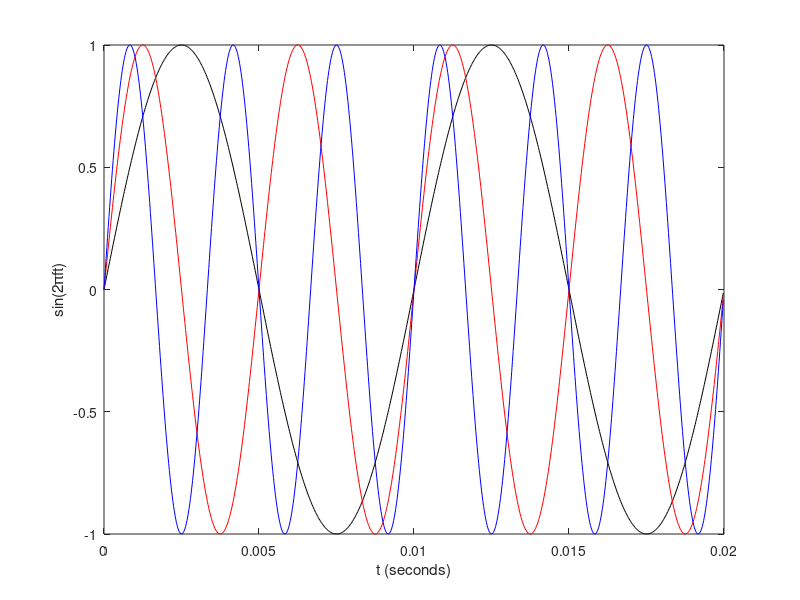

Write the MATLAB code that produced this figure. (Note: this script raises an error after producing the figure.)
clear all;
close all;

Fs = 44100;
tmax = 5; 
freqs = [100 200 300];

dt = 1/Fs;
t = 0:dt:tmax;

tones = sin(2 * pi * kron(freqs', t));

% plot first 2 periods of the component of the lowest frequency
nsamples = (1 / min(freqs) * 2) * Fs;
figure;
plot(t(1:nsamples), tones(1, 1:nsamples), 'k-'); hold on;
plot(t(1:nsamples), tones(2, 1:nsamples), 'r-');
plot(t(1:nsamples), tones(3, 1:nsamples), 'b-');
xlabel('t (seconds)');
ylabel('sin(2\pift)');
legend('f=100Hz', 'f=200Hz', 'f=300Hz', 1);

% obtain frequency components on a row, i.e., 2nd dimension or tones(i, :)
spectrum = fft(tones, Fs, 2);

% show spectrum on a figure (with 3 sub-figures)
f = -Fs/2:Fs/2-1;
spectrum = fftshift(spectrum, 2);
figure;
subplot(3, 1, 1);
semilogy(f, abs(spectrum(1, :)));
xlabel('f (Hz)');
ylabel('Magnitude');
title ('Spectrum of sin(2\pi100t)');
subplot(3, 1, 2);
semilogy(f, abs(spectrum(2, :)));
xlabel('f (Hz)');
ylabel('Magnitude');
title ('Spectrum of sin(2\pi200t)');
subplot(3, 1, 3);
semilogy(f, abs(spectrum(3, :)));
xlabel('f (Hz)');
ylabel('Magnitude');
title ('Spectrum of sin(2\pi300t)');

% zoom in on the above figure
idxselection = - (max(freqs) + 100) < f & f < (max(freqs) + 100);
figure;
subplot(3, 1, 1);
semilogy(f(idxselection), abs(spectrum(1, idxselection)));
xlabel('f (Hz)');
ylabel('Magnitude');
title ('Spectrum of sin(2\pi100t)');
subplot(3, 1, 2);
semilogy(f(idxselection), abs(spectrum(2, idxselection)));
xlabel('f (Hz)');
ylabel('Magnitude');
title ('Spectrum of sin(2\pi200t)');
subplot(3, 1, 3);
semilogy(f(idxselection), abs(spectrum(3, idxselection)));
xlabel('f (Hz)');
ylabel('Magnitude');
title ('Spectrum of sin(2\pi300t)');

% add all three togeter
savedtones = tones;
tones = sum(tones, 1);

% plot up to 2 periods of the component of the lowest frequency
figure;
plot(t(1:nsamples), tones(1:nsamples));
xlabel('t (seconds)');
ylabel('sin(2\pi100t) + sin(2\pi200t) + sin(2\pi300t)');
title('sin(2\pi100t) + sin(2\pi200t) + sin(2\pi300t) vs t');

% obtain frequency components 
spectrum = fft(tones, Fs);

% show spectrum on a figure 
f = -Fs/2:Fs/2-1;
spectrum = fftshift(spectrum);
figure;
semilogy(f, abs(spectrum));
xlabel('f (Hz)');
ylabel('Magnitude');
title ('Spectrum of sin(2\pi100t) + sin(2\pi200t) + sin(2\pi300t)');

% zoom in on the above figure
idxselection = - (max(freqs) + 100) < f & f < (max(freqs) + 100);
figure;
semilogy(f(idxselection), abs(spectrum(1, idxselection)));
xlabel('f (Hz)');
ylabel('Magnitude');
title ('Spectrum of sin(2\pi100t) + sin(2\pi200t) + sin(2\pi300t)');

% apply bandpass filter to extract 200 Hz component
component200hz = fftbpfilter(tones, Fs, Fs, 199, 201);

% show up to 2 periods of the component of the lowest frequency and
% comparing with original signal
figure;
subplot(2, 1, 1);
plot(t(1:nsamples), component200hz(1:nsamples));
xlabel('t (seconds)');
ylabel('200Hz Component');
title('200Hz Component');
subplot(2, 1, 2);
plot(t(1:nsamples), savedtones(2, 1:nsamples));
xlabel('t (seconds)');
ylabel('sin(2\pi200t)');
title('sin(2\pi200t) vs t');

% apply low pass filter to anything below 200 Hz
componentbelow200hz = fftlpfilter(tones, Fs, Fs, 200);

% show up to 2 periods of the component of the lowest frequency and
% comparing with original signal
figure;
subplot(2, 1, 1);
plot(t(1:nsamples), componentbelow200hz(1:nsamples));
xlabel('t (seconds)');
ylabel('Component below 200Hz');
title('Component below 200Hz');
subplot(2, 1, 2);
plot(t(1:nsamples), savedtones(1, 1:nsamples));
xlabel('t (seconds)');
ylabel('sin(2\pi100t)');
title('sin(2\pi100t) vs t');

% apply low pass filter to anything above 200 Hz
componentabove200hz = ffthpfilter(tones, Fs, Fs, 200);
% show up to 2 periods of the component of the lowest frequency and
% comparing with original signal
figure;
subplot(2, 1, 1);
plot(t(1:nsamples), componentabove200hz(1:nsamples));
xlabel('t (seconds)');
ylabel('Component above 200Hz');
title('Component above 200Hz');
subplot(2, 1, 2);
plot(t(1:nsamples), savedtones(3, 1:nsamples));
xlabel('t (seconds)');
ylabel('sin(2\pi300t)');
title('sin(2\pi300t) vs t');




